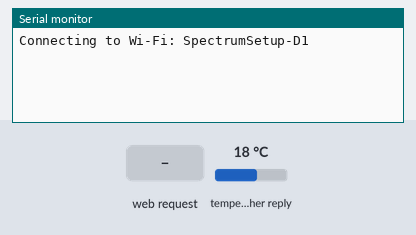
Simulated run of this program. Board: ESP32-S3. Parts: the last lines printed to the serial monitor. Inputs (shaded band) come from the test bench; at power-on: temperature in the weather reply 18 °C. WiFi joins after 1.5 s; servers stay silent unless stated; the local clock reads 2024-03-15 10:24:30 at power-on unless the program sets it; web services answer with replies made up by the test bench.

Above: at 4.2 s.
4.3 s: HTTP request GET /weather received
At 5.7 s:
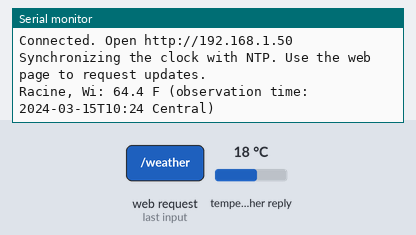
6.0 s: HTTP request GET /clock received
At 6.9 s:
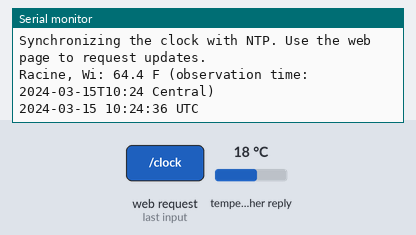
7.5 s: HTTP request GET /led received
At 8.0 s:
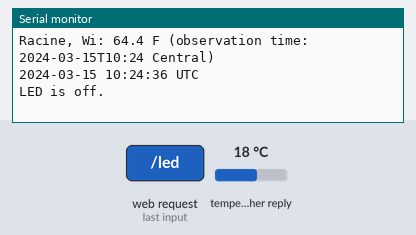
9.0 s: HTTP request GET /led?color=red received
At 10.2 s:
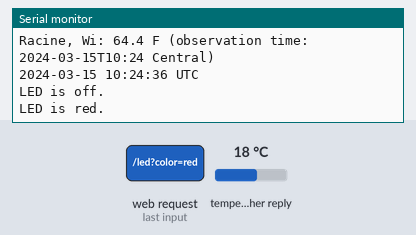
10.5 s: HTTP request GET /led?color=green received
At 11.5 s:
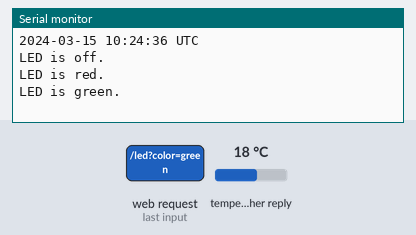
12.0 s: HTTP request GET /led?color=blue received
At 12.6 s:
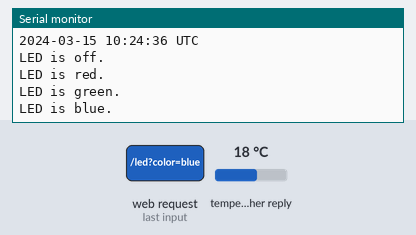

The program:

main.cpp
```cpp
#include <Arduino.h>
#include <ArduinoJson.h>
#include <HTTPClient.h>
#include <WebServer.h>
#include <WiFi.h>
#include <WiFiClient.h>
#include <time.h>

// Enter your Wi-Fi credentials and the coordinates of the desired weather location.
constexpr char wifiSsid[] = "SpectrumSetup-D1";
constexpr char wifiPassword[] = "friendoutlet906";
constexpr char locationName[] = "Racine, Wi";
constexpr char latitude[] = "42.697887";
constexpr char longitude[] = "-87.853475";
// I trust that Dr. Patterson will not use my home wifi password or the GPS coordinates to the nearby Olive Garden for nefarious purposes.
// U.S. Central time: daylight saving starts in March and ends in November.
constexpr char centralTimeZone[] = "CST6CDT,M3.2.0/2,M11.1.0/2";

//NeoPixel
#ifndef PIN_NEOPIXEL
#define PIN_NEOPIXEL 33
#endif
constexpr uint8_t ledBrightness = 64;  // 0-255; full brightness is blinding up close.

constexpr char page[] PROGMEM = R"html(
<!doctype html>
<html lang="en">
<head>
  <meta charset="utf-8">
  <meta name="viewport" content="width=device-width, initial-scale=1">
  <title>ESP32 Weather and Time</title>
</head>
<body>
  <h1>ESP32 Weather and Time</h1>
  <p>Weather location: <span id="location"></span></p>
  <p id="weather">Press the button to get the temperature.</p>
  <button id="weatherButton" onclick="update('/weather', 'weather', this)">Update weather</button>
  <p id="clock">Press the button to get Central time.</p>
  <button id="clockButton" onclick="update('/clock', 'clock', this)">Update Central time</button>
  <h2>NeoPixel</h2>
  <p id="led">LED state unknown.</p>
  <button onclick="update('/led?color=off', 'led', this)">LED off</button>
  <button onclick="update('/led?color=red', 'led', this)">Red</button>
  <button onclick="update('/led?color=green', 'led', this)">Green</button>
  <button onclick="update('/led?color=blue', 'led', this)">Blue</button>
  <script>
    async function update(url, id, button) {
      button.disabled = true;
      document.getElementById(id).textContent = 'Updating...';
      try {
        const response = await fetch(url, {cache: 'no-store'});
        const text = await response.text();
        document.getElementById(id).textContent = response.ok ? text : 'Error: ' + text;
      } catch (error) {
        document.getElementById(id).textContent = 'Could not reach the ESP32: ' + error;
      } finally {
        button.disabled = false;
      }
    }
    fetch('/location').then(response => response.text())
      .then(text => document.getElementById('location').textContent = text)
      .catch(() => document.getElementById('location').textContent = 'Unavailable');
    fetch('/led', {cache: 'no-store'}).then(response => response.text())
      .then(text => document.getElementById('led').textContent = text)
      .catch(() => {});
    update('/weather', 'weather', document.getElementById('weatherButton'));
    update('/clock', 'clock', document.getElementById('clockButton'));
  </script>
</body>
</html>
)html";

WebServer server(80);
bool wasConnected = false;
bool serverStarted = false;
uint32_t lastReconnectMs = 0;
const char* ledColor = "off";

// NeoPixel Color Change Function
void setLed(uint8_t red, uint8_t green, uint8_t blue) {
#if ESP_ARDUINO_VERSION_MAJOR >= 3
    rgbLedWrite(PIN_NEOPIXEL, red, green, blue);
#else
    neopixelWrite(PIN_NEOPIXEL, red, green, blue);
#endif
}

bool getJson(const String& url, JsonDocument& document, String& error) {
    if (WiFi.status() != WL_CONNECTED) {
        error = "Wi-Fi is disconnected.";
        return false;
    }
    WiFiClient client;
    client.setTimeout(10);
    HTTPClient http;
    http.setConnectTimeout(10000);
    http.setTimeout(10000);
    if (!http.begin(client, url)) {
        error = "Could not initialize HTTP request.";
        return false;
    }

    const int status = http.GET();
    if (status != HTTP_CODE_OK) {
        error = "HTTP request failed: ";
        error += status > 0 ? String(status) : HTTPClient::errorToString(status);
        http.end();
        return false;
    }

    const DeserializationError result = deserializeJson(document, http.getString());
    http.end();
    if (result) {
        error = String("Invalid JSON response: ") + result.c_str();
        return false;
    }
    return true;
}

bool getWeather(String& result) {
    const String url = String("http://api.open-meteo.com/v1/forecast?latitude=") +
        latitude + "&longitude=" + longitude +
        "&current=temperature_2m&temperature_unit=fahrenheit&timezone=America%2FChicago";
    JsonDocument document;
    if (!getJson(url, document, result)) {
        return false;
    }
    if (!document["current"]["temperature_2m"].is<float>() ||
        !document["current"]["time"].is<const char*>()) {
        result = "Weather response is missing the temperature or observation time.";
        return false;
    }
    result = String(locationName) + ": " +
        String(document["current"]["temperature_2m"].as<float>(), 1) +
        " F (observation time: " + document["current"]["time"].as<String>() + " Central)";
    return true;
}

bool getCentralTime(String& result) {
    const time_t now = time(nullptr);
    if (now < 1700000000) {
        result = "Waiting for NTP time synchronization; try again shortly.";
        return false;
    }
    struct tm localTime;
    char formattedTime[40];
    if (localtime_r(&now, &localTime) == nullptr ||
        strftime(formattedTime, sizeof(formattedTime), "%Y-%m-%d %H:%M:%S %Z", &localTime) == 0) {
        result = "Could not format the Central time.";
        return false;
    }
    result = formattedTime;
    return true;
}

void sendUpdate(bool (*update)(String&)) {
    String result;
    const bool success = update(result);
    Serial.println(result);
    server.sendHeader("Cache-Control", "no-store");
    server.send(success ? 200 : 502, "text/plain; charset=utf-8", result);
}

// NeoPixel Color Change Handling
void handleLed() {
    server.sendHeader("Cache-Control", "no-store");
    if (server.hasArg("color")) {
        const String color = server.arg("color");
        if (color == "off") {
            setLed(0, 0, 0);
            ledColor = "off";
        } else if (color == "red") {
            setLed(ledBrightness, 0, 0);
            ledColor = "red";
        } else if (color == "green") {
            setLed(0, ledBrightness, 0);
            ledColor = "green";
        } else if (color == "blue") {
            setLed(0, 0, ledBrightness);
            ledColor = "blue";
        } else {
            server.send(400, "text/plain; charset=utf-8",
                "Unknown color; use off, red, green, or blue.");
            return;
        }
    }
    const String result = String("LED is ") + ledColor + ".";
    Serial.println(result);
    server.send(200, "text/plain; charset=utf-8", result);
}

void setup() {
    delay(3000);  // Wait for the serial monitor to open.
    Serial.begin(115200);

// Initialize NeoPixel
#ifdef NEOPIXEL_POWER
    pinMode(NEOPIXEL_POWER, OUTPUT);
    digitalWrite(NEOPIXEL_POWER, HIGH);  // The Feather switches NeoPixel power on this pin.
#endif
    setLed(0, 0, 0);

    WiFi.mode(WIFI_STA);
    WiFi.setAutoReconnect(true);
    WiFi.begin(wifiSsid, wifiPassword);
    Serial.print("Connecting to Wi-Fi: ");
    Serial.println(wifiSsid);

    server.on("/", HTTP_GET, []() { server.send_P(200, "text/html; charset=utf-8", page); });
    server.on("/location", HTTP_GET, []() { server.send(200, "text/plain; charset=utf-8", locationName); });
    server.on("/weather", HTTP_GET, []() { sendUpdate(getWeather); });
    server.on("/clock", HTTP_GET, []() { sendUpdate(getCentralTime); });
    server.on("/led", HTTP_GET, handleLed);
}

void loop() {
    const bool connected = WiFi.status() == WL_CONNECTED;
    if (connected && !wasConnected) {
        Serial.print("Connected. Open http://");
        Serial.println(WiFi.localIP());
        configTzTime(centralTimeZone, "pool.ntp.org", "time.nist.gov");
        if (!serverStarted) {
            server.begin();
            serverStarted = true;
        }
        Serial.println("Synchronizing the clock with NTP. Use the web page to request updates.");
    } else if (!connected && wasConnected) {
        Serial.println("Wi-Fi disconnected; reconnecting.");
    }
    wasConnected = connected;

    if (connected) {
        server.handleClient();
    } else if (millis() - lastReconnectMs >= 15000) {
        lastReconnectMs = millis();
        Serial.println("Still connecting to Wi-Fi...");
        WiFi.reconnect();
    }
    delay(5);
}
```

Measured:
- after the input at 4.3 s, the serial monitor: prints a new line after 0.41 s (image 1)
- after the input at 6.0 s, the serial monitor: prints a new line at once (image 2)
- after the input at 7.5 s, the serial monitor: prints a new line at once (image 3)
- after the input at 9.0 s, the serial monitor: prints a new line at once (image 4)
- after the input at 10.5 s, the serial monitor: prints a new line at once (image 5)
- after the input at 12.0 s, the serial monitor: prints a new line at once (image 6)
